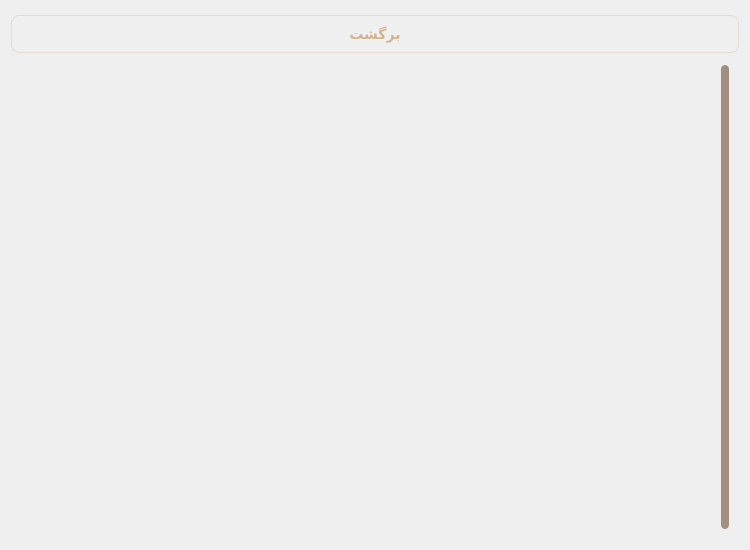
<?xml version="1.0" encoding="UTF-8"?>
<ui version="4.0">
 <class>ResultWidget</class>
 <widget class="QWidget" name="ResultWidget">
  <property name="geometry">
   <rect>
    <x>0</x>
    <y>0</y>
    <width>750</width>
    <height>550</height>
   </rect>
  </property>
  <property name="sizePolicy">
   <sizepolicy hsizetype="Preferred" vsizetype="Preferred">
    <horstretch>0</horstretch>
    <verstretch>0</verstretch>
   </sizepolicy>
  </property>
  <property name="minimumSize">
   <size>
    <width>750</width>
    <height>550</height>
   </size>
  </property>
  <property name="maximumSize">
   <size>
    <width>750</width>
    <height>550</height>
   </size>
  </property>
  <property name="windowTitle">
   <string>Form</string>
  </property>
  <layout class="QVBoxLayout" name="verticalLayout">
   <item>
    <widget class="QPushButton" name="back_pushButton">
     <property name="minimumSize">
      <size>
       <width>100</width>
       <height>30</height>
      </size>
     </property>
     <property name="maximumSize">
      <size>
       <width>1000</width>
       <height>30</height>
      </size>
     </property>
     <property name="styleSheet">
      <string notr="true">QPushButton {
    background-color: rgba(255, 255, 255, 0.08); /* پس‌زمینه شیشه‌ای بسیار ملو */
    border: 1px solid rgba(193, 154, 107, 0.25); /* مرز کاراملی شفاف */
    border-radius: 8px; /* گوشه‌های نرم کلاسیک */
    color: #D2B48C; /* رنگ متنی خامه ای/نسکافه‌ای روشن */
    font-size: 14px;
    font-weight: bold;
    font-family: &quot;Segoe UI&quot;, &quot;Tahoma&quot;;
    padding: 6px 14px;
    min-height: 24px;
}

/* حالت Hover (وقتی موس روی دکمه می‌رود) */
QPushButton:hover {
    background-color: rgba(139, 90, 43, 0.35); /* شیشه کاراملی غلیظ‌تر */
    border: 1px solid #C19A6B; /* لبه طلایی خامه ای */
    color: #FFF; /* متن کاملا سفید و درخشان */
}

/* حالت Pressed (وقتی روی دکمه کلیک می‌شود) */
QPushButton:pressed {
    background-color: rgba(111, 78, 55, 0.6); /* رنگ قهوه‌ای تیره فشرده شده */
    border: 1px solid #8B5A2B;
    padding-left: 16px; /* افکت کلیک کوچک ملو (متمایل شدن متن به راست) */
}</string>
     </property>
     <property name="text">
      <string>برگشت</string>
     </property>
    </widget>
   </item>
   <item>
    <widget class="QListWidget" name="listWidget">
     <property name="styleSheet">
      <string notr="true">/* کاملاً شفاف کردن پس‌زمینه و حذف مرزهای لیست اصلی */
QListWidget {
    background-color: transparent;
    background: transparent;
    border: none;
    outline: none;
    padding: 10px;
}


QListWidget::item:selected {
    background-color: rgba(139, 90, 43, 0.7);
    border: 1px solid #D2B48C;
}
/* اسکرول‌بار شیشه‌ای و هماهنگ */
QScrollBar:vertical {
    background: transparent;
    width: 8px;
    margin: 0px;
}
QScrollBar::handle:vertical {
    background: rgba(111, 78, 55, 0.6); /* دستگیره قهوه‌ای نیمه شفاف */
    border-radius: 4px;
    min-height: 20px;
}
QScrollBar::handle:vertical:hover {
    background: rgba(139, 90, 43, 0.8);
}
QScrollBar::add-line:vertical, QScrollBar::sub-line:vertical {
    background: none; /* حذف دکمه‌های بالا و پایین اسکرول */
}</string>
     </property>
     <property name="verticalScrollBarPolicy">
      <enum>Qt::ScrollBarAlwaysOn</enum>
     </property>
     <property name="horizontalScrollBarPolicy">
      <enum>Qt::ScrollBarAlwaysOff</enum>
     </property>
    </widget>
   </item>
  </layout>
 </widget>
 <resources/>
 <connections/>
</ui>
